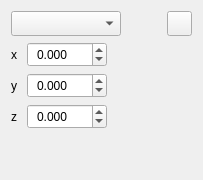
     <widget class="QWidget" name="tab_3">
      <property name="enabled">
       <bool>true</bool>
      </property>
      <attribute name="icon">
       <iconset resource="../CADWindow.qrc">
        <normaloff>:/cad_wind/figure/cad_wind/sweep.png</normaloff>:/cad_wind/figure/cad_wind/sweep.png</iconset>
      </attribute>
      <attribute name="title">
       <string extracomment="Others"/>
      </attribute>
      <attribute name="toolTip">
       <string>Other Operations</string>
      </attribute>
      <layout class="QVBoxLayout" name="verticalLayout_3">
       <item>
        <layout class="QHBoxLayout" name="horizontalLayout_3">
         <item>
          <widget class="QComboBox" name="comboBox">
           <property name="enabled">
            <bool>true</bool>
           </property>
           <property name="minimumSize">
            <size>
             <width>110</width>
             <height>25</height>
            </size>
           </property>
           <property name="maximumSize">
            <size>
             <width>110</width>
             <height>25</height>
            </size>
           </property>
           <property name="font">
            <font>
             <pointsize>9</pointsize>
            </font>
           </property>
           <property name="styleSheet">
            <string notr="true">
padding-left:5px;</string>
           </property>
           <property name="editable">
            <bool>false</bool>
           </property>
          </widget>
         </item>
         <item>
          <spacer name="horizontalSpacer_7">
           <property name="orientation">
            <enum>Qt::Horizontal</enum>
           </property>
           <property name="sizeHint" stdset="0">
            <size>
             <width>40</width>
             <height>20</height>
            </size>
           </property>
          </spacer>
         </item>
         <item>
          <widget class="QPushButton" name="pushButton_36">
           <property name="minimumSize">
            <size>
             <width>25</width>
             <height>25</height>
            </size>
           </property>
           <property name="maximumSize">
            <size>
             <width>25</width>
             <height>25</height>
            </size>
           </property>
           <property name="font">
            <font>
             <pointsize>10</pointsize>
            </font>
           </property>
           <property name="styleSheet">
            <string notr="true">QPushButton::hover{
    background-color: transparent;
    border: 2px solid #6A8480;
    border-radius: 2px;
    padding: 2px;
}</string>
           </property>
           <property name="text">
            <string/>
           </property>
           <property name="icon">
            <iconset resource="../CADWindow.qrc">
             <normaloff>:/cad_wind/figure/cad_wind/ok.png</normaloff>:/cad_wind/figure/cad_wind/ok.png</iconset>
           </property>
          </widget>
         </item>
        </layout>
       </item>
       <item>
        <layout class="QGridLayout" name="gridLayout_3">
         <item row="2" column="1">
          <widget class="QDoubleSpinBox" name="doubleSpinBox_3">
           <property name="minimumSize">
            <size>
             <width>80</width>
             <height>25</height>
            </size>
           </property>
           <property name="maximumSize">
            <size>
             <width>80</width>
             <height>25</height>
            </size>
           </property>
           <property name="font">
            <font>
             <pointsize>9</pointsize>
            </font>
           </property>
           <property name="styleSheet">
            <string notr="true">padding-left:5px;</string>
           </property>
           <property name="decimals">
            <number>3</number>
           </property>
           <property name="minimum">
            <double>-10000000000000000.000000000000000</double>
           </property>
           <property name="maximum">
            <double>10000000000000.000000000000000</double>
           </property>
          </widget>
         </item>
         <item row="2" column="0">
          <widget class="QLabel" name="label_8">
           <property name="minimumSize">
            <size>
             <width>10</width>
             <height>0</height>
            </size>
           </property>
           <property name="maximumSize">
            <size>
             <width>10</width>
             <height>25</height>
            </size>
           </property>
           <property name="font">
            <font>
             <pointsize>9</pointsize>
            </font>
           </property>
           <property name="text">
            <string>z</string>
           </property>
          </widget>
         </item>
         <item row="0" column="0">
          <widget class="QLabel" name="label_6">
           <property name="enabled">
            <bool>true</bool>
           </property>
           <property name="minimumSize">
            <size>
             <width>10</width>
             <height>0</height>
            </size>
           </property>
           <property name="maximumSize">
            <size>
             <width>10</width>
             <height>25</height>
            </size>
           </property>
           <property name="font">
            <font>
             <pointsize>9</pointsize>
            </font>
           </property>
           <property name="text">
            <string>x</string>
           </property>
          </widget>
         </item>
         <item row="0" column="1">
          <widget class="QDoubleSpinBox" name="doubleSpinBox">
           <property name="minimumSize">
            <size>
             <width>80</width>
             <height>25</height>
            </size>
           </property>
           <property name="maximumSize">
            <size>
             <width>80</width>
             <height>25</height>
            </size>
           </property>
           <property name="font">
            <font>
             <pointsize>9</pointsize>
            </font>
           </property>
           <property name="styleSheet">
            <string notr="true">padding-left:5px;</string>
           </property>
           <property name="decimals">
            <number>3</number>
           </property>
           <property name="minimum">
            <double>-10000000000000000.000000000000000</double>
           </property>
           <property name="maximum">
            <double>10000000000000.000000000000000</double>
           </property>
          </widget>
         </item>
         <item row="1" column="1">
          <widget class="QDoubleSpinBox" name="doubleSpinBox_2">
           <property name="minimumSize">
            <size>
             <width>80</width>
             <height>25</height>
            </size>
           </property>
           <property name="maximumSize">
            <size>
             <width>80</width>
             <height>25</height>
            </size>
           </property>
           <property name="font">
            <font>
             <pointsize>9</pointsize>
            </font>
           </property>
           <property name="styleSheet">
            <string notr="true">padding-left:5px;</string>
           </property>
           <property name="decimals">
            <number>3</number>
           </property>
           <property name="minimum">
            <double>-10000000000000000.000000000000000</double>
           </property>
           <property name="maximum">
            <double>10000000000000.000000000000000</double>
           </property>
          </widget>
         </item>
         <item row="1" column="0">
          <widget class="QLabel" name="label_7">
           <property name="minimumSize">
            <size>
             <width>10</width>
             <height>0</height>
            </size>
           </property>
           <property name="maximumSize">
            <size>
             <width>10</width>
             <height>25</height>
            </size>
           </property>
           <property name="font">
            <font>
             <pointsize>9</pointsize>
            </font>
           </property>
           <property name="text">
            <string>y</string>
           </property>
          </widget>
         </item>
         <item row="0" column="2">
          <spacer name="horizontalSpacer_8">
           <property name="orientation">
            <enum>Qt::Horizontal</enum>
           </property>
           <property name="sizeHint" stdset="0">
            <size>
             <width>40</width>
             <height>20</height>
            </size>
           </property>
          </spacer>
         </item>
        </layout>
       </item>
       <item>
        <spacer name="verticalSpacer_3">
         <property name="orientation">
          <enum>Qt::Vertical</enum>
         </property>
         <property name="sizeHint" stdset="0">
          <size>
           <width>20</width>
           <height>40</height>
          </size>
         </property>
        </spacer>
       </item>
      </layout>
     </widget>
